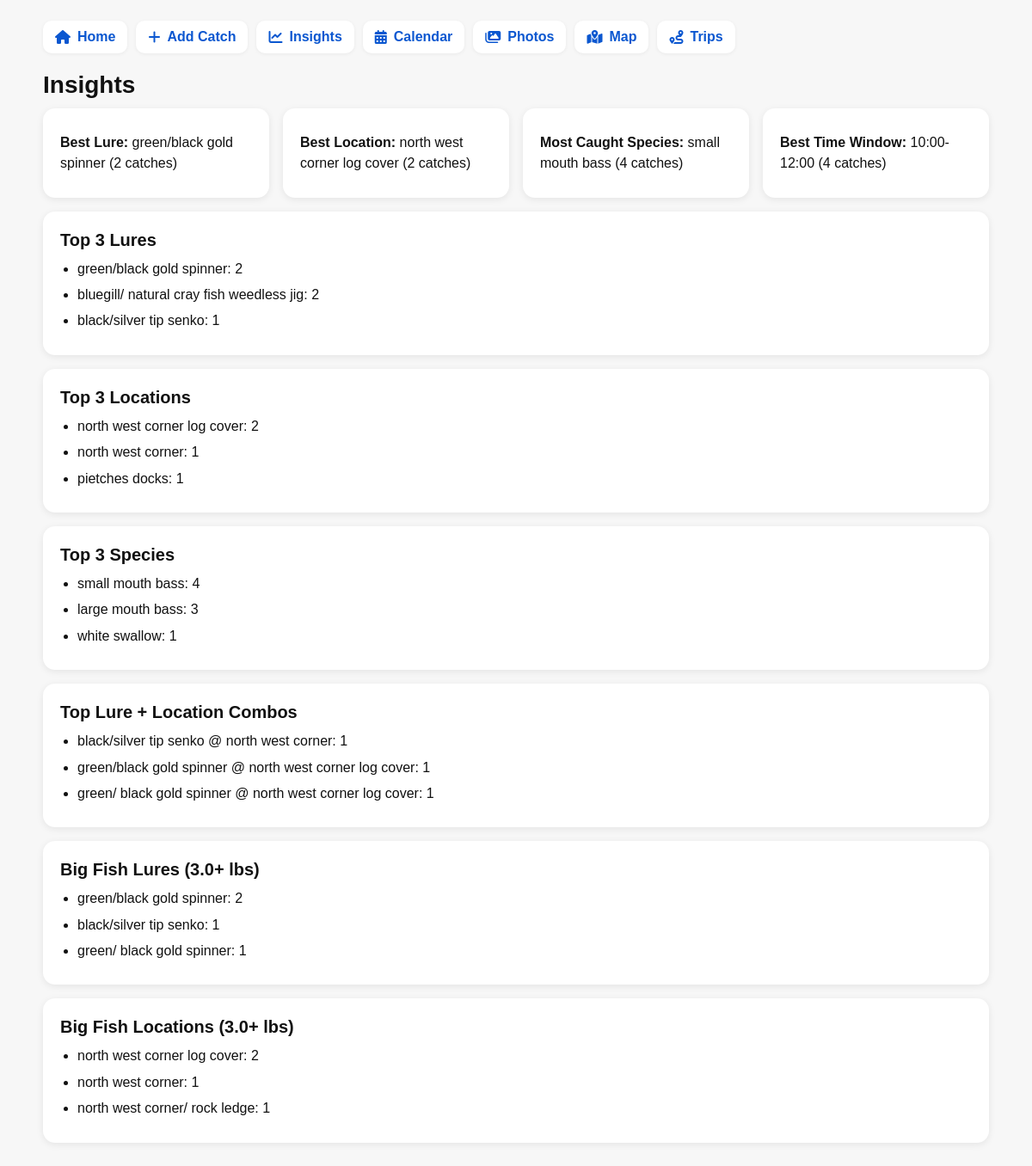
The app's page /insights, older data.
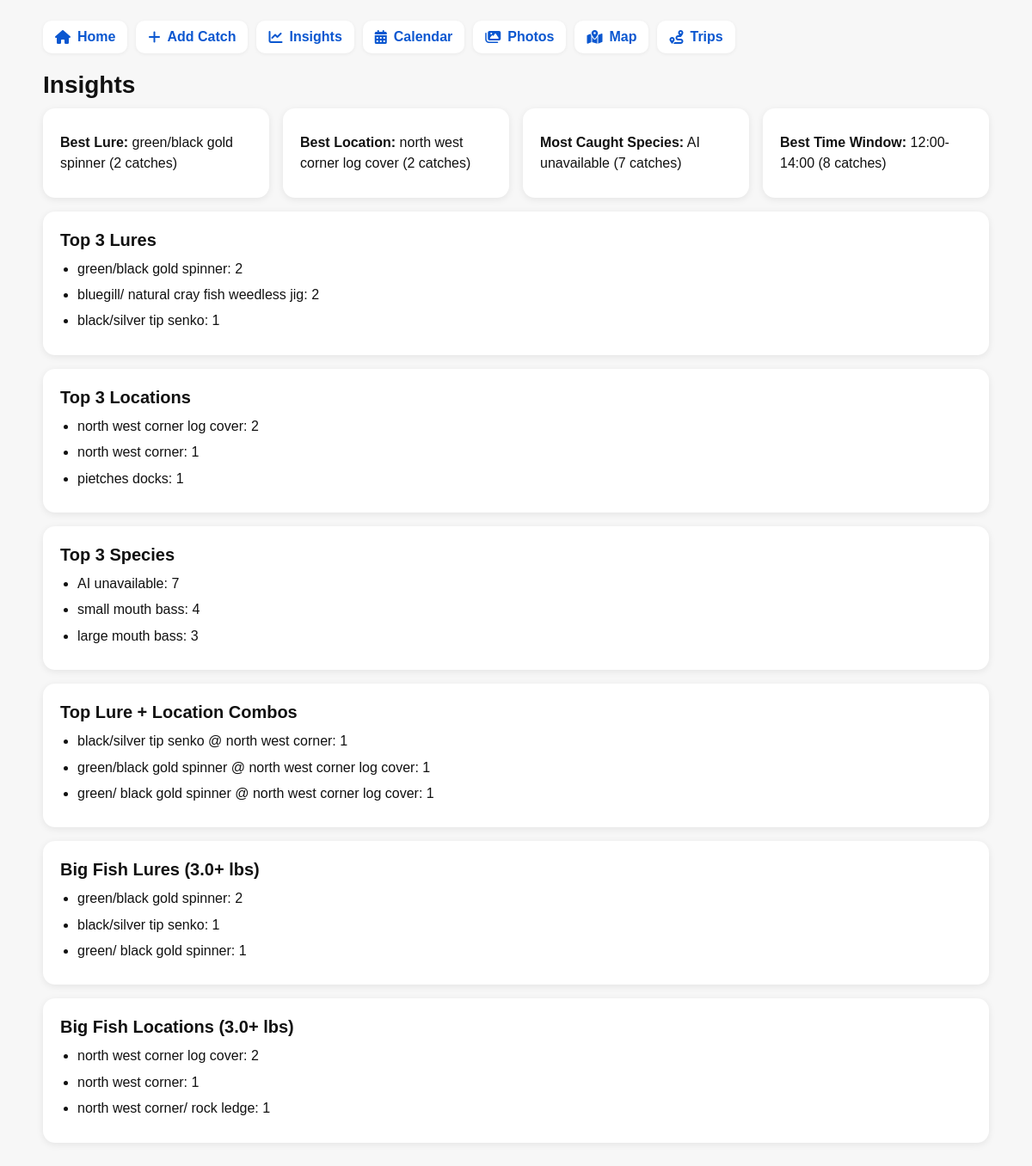
The same page, newer data.
### tables this page shows
CREATE TABLE catches (
            id INTEGER PRIMARY KEY AUTOINCREMENT,
            timestamp TEXT,
            species TEXT,
            lure TEXT,
            technique TEXT,
            location TEXT,
            weight TEXT,
            length TEXT,
            wind TEXT,
            temp TEXT,
            notes TEXT,
            mode TEXT,
            photo_path TEXT,
            photo_taken_at TEXT,
            photo_gps_lat TEXT,
            photo_gps_lon TEXT,
            photo_device TEXT,
            metadata_found INTEGER
        , is_favorite INTEGER DEFAULT 0, cloud_cover TEXT, trip_id INTEGER, water_temp TEXT, air_pressure TEXT);

### app.py (the view)
@app.route("/insights")
def insights():
    catches = get_all_catches()
    data = get_insights(catches)
    return render_template("insights.html", data=data)

### app.py (called while the page is built)
def get_connection():
    conn = sqlite3.connect(DB_FILE)
    conn.row_factory = sqlite3.Row
    return conn

def clean_value(value):
    if value is None:
        return None
    value = str(value).strip()
    if value == "":
        return None
    return value

def parse_datetime_from_catch(catch):
    timestamp = clean_value(catch["timestamp"])
    photo_taken_at = clean_value(catch["photo_taken_at"])
    for raw_time in [timestamp, photo_taken_at]:
        if not raw_time:
            continue
        for fmt in [
            "%Y-%m-%d %H:%M:%S",
            "%Y-%m-%d %H:%M",
            "%m/%d/%Y %I:%M %p",
            "%Y-%m-%dT%H:%M:%S",
            "%Y:%m:%d %H:%M:%S"
        ]:
            try:
                return datetime.strptime(raw_time, fmt)
            except ValueError:
                continue
    return None

def normalize_weight(weight):
    if weight is None:
        return None
    text = str(weight).strip().lower()
    text = text.replace("lbs", "").replace("lb", "").strip()
    try:
        return float(text)
    except ValueError:
        return None

### templates/insights.html
{% extends "base.html" %}
{% block content %}
<h1>Insights</h1>
<div class="grid">
    <div class="card">
        <p><strong>Best Lure:</strong> {% if data.best_lure %}{{ data.best_lure[0] }} ({{ data.best_lure[1] }} catches){% else %}N/A{% endif %}</p>
    </div>
    <div class="card">
        <p><strong>Best Location:</strong> {% if data.best_location %}{{ data.best_location[0] }} ({{ data.best_location[1] }} catches){% else %}N/A{% endif %}</p>
    </div>
    <div class="card">
        <p><strong>Most Caught Species:</strong> {% if data.top_species %}{{ data.top_species[0] }} ({{ data.top_species[1] }} catches){% else %}N/A{% endif %}</p>
    </div>
    <div class="card">
        <p><strong>Best Time Window:</strong> {% if data.best_time_window %}{{ data.best_time_window[0] }} ({{ data.best_time_window[1] }} catches){% else %}N/A{% endif %}</p>
    </div>
</div>
<div class="card">
    <h2>Top 3 Lures</h2>
    <ul>
        {% if data.top_lures %}
            {% for name, count in data.top_lures %}
                <li>{{ name }}: {{ count }}</li>
            {% endfor %}
        {% else %}
            <li>N/A</li>
        {% endif %}
    </ul>
</div>
<div class="card">
    <h2>Top 3 Locations</h2>
    <ul>
        {% if data.top_locations %}
            {% for name, count in data.top_locations %}
                <li>{{ name }}: {{ count }}</li>
            {% endfor %}
        {% else %}
            <li>N/A</li>
        {% endif %}
    </ul>
</div>
<div class="card">
    <h2>Top 3 Species</h2>
    <ul>
        {% if data.top_species_list %}
            {% for name, count in data.top_species_list %}
                <li>{{ name }}: {{ count }}</li>
            {% endfor %}
        {% else %}
            <li>N/A</li>
        {% endif %}
    </ul>
</div>
<div class="card">
    <h2>Top Lure + Location Combos</h2>
    <ul>
        {% if data.top_combos %}
            {% for name, count in data.top_combos %}
                <li>{{ name }}: {{ count }}</li>
            {% endfor %}
        {% else %}
            <li>N/A</li>
        {% endif %}
    </ul>
</div>
<div class="card">
    <h2>Big Fish Lures (3.0+ lbs)</h2>
    <ul>
        {% if data.big_lures %}
            {% for name, count in data.big_lures %}
                <li>{{ name }}: {{ count }}</li>
            {% endfor %}
        {% else %}
            <li>N/A</li>
        {% endif %}
    </ul>
</div>
<div class="card">
    <h2>Big Fish Locations (3.0+ lbs)</h2>
    <ul>
        {% if data.big_locations %}
            {% for name, count in data.big_locations %}
                <li>{{ name }}: {{ count }}</li>
            {% endfor %}
        {% else %}
            <li>N/A</li>
        {% endif %}
    </ul>
</div>
{% endblock %}

Row changes from the older to the newer data that the page shows:
no longer on one of the page's lists (row unchanged): catches: species "white swallow"
added catches: species "AI unavailable", count "7", shown under "Top 3 Species"
Text that changed along with them:
{{ data.top_species[1] }}: "4" → "7"
{{ data.best_time_window[0] }}: "10:00-12:00" → "12:00-14:00"
{{ data.best_time_window[1] }}: "4" → "8"
{{ data.top_species[0] }}: "small mouth bass" → "AI unavailable"
